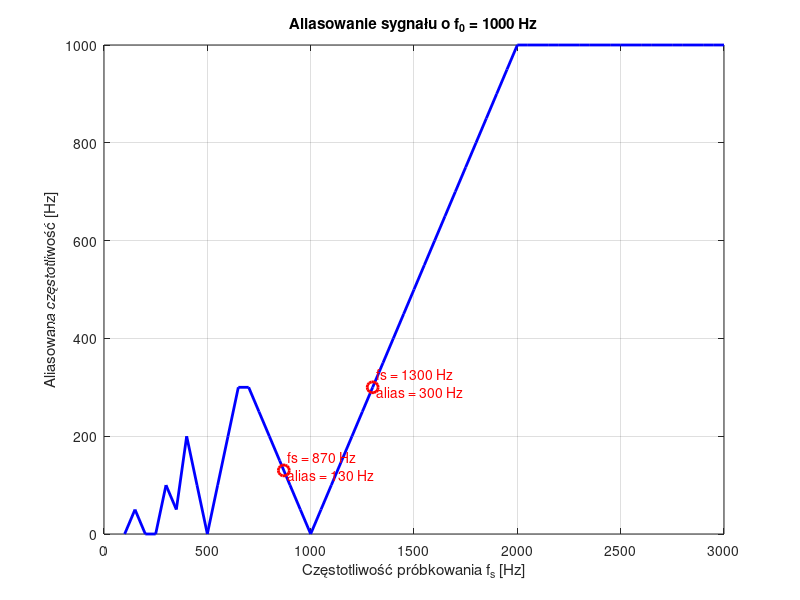

This figure's MATLAB source:
f0 = 1000; % Hz - częstotliwość sygnału
fs_range = 100:50:3000; % zakres fs od 100 Hz do 3000 Hz
f_alias_list = zeros(size(fs_range));

for i = 1:length(fs_range)
    fs = fs_range(i);
    % Oblicz aliasing zgodnie z zasadą Nyquista
    f_alias = abs(f0 - round(f0/fs)*fs);
    f_alias_list(i) = f_alias;
end

% Wykres
figure;
plot(fs_range, f_alias_list, 'b', 'LineWidth', 2);
xlabel('Częstotliwość próbkowania f_s [Hz]');
ylabel('Aliasowana częstotliwość [Hz]');
title('Aliasowanie sygnału o f_0 = 1000 Hz');
grid on;
hold on;

% Podświetlenie dla fs = 870 i fs = 1300
special_fs = [870, 1300];
for i = 1:length(special_fs)
    fs_val = special_fs(i);
    f_alias_val = abs(f0 - round(f0/fs_val)*fs_val);
    plot(fs_val, f_alias_val, 'ro', 'MarkerSize', 8, 'LineWidth', 2);
    text(fs_val + 20, f_alias_val + 10, ...
        sprintf('fs = %d Hz\nalias = %.0f Hz', fs_val, f_alias_val), ...
        'Color', 'red');
end
